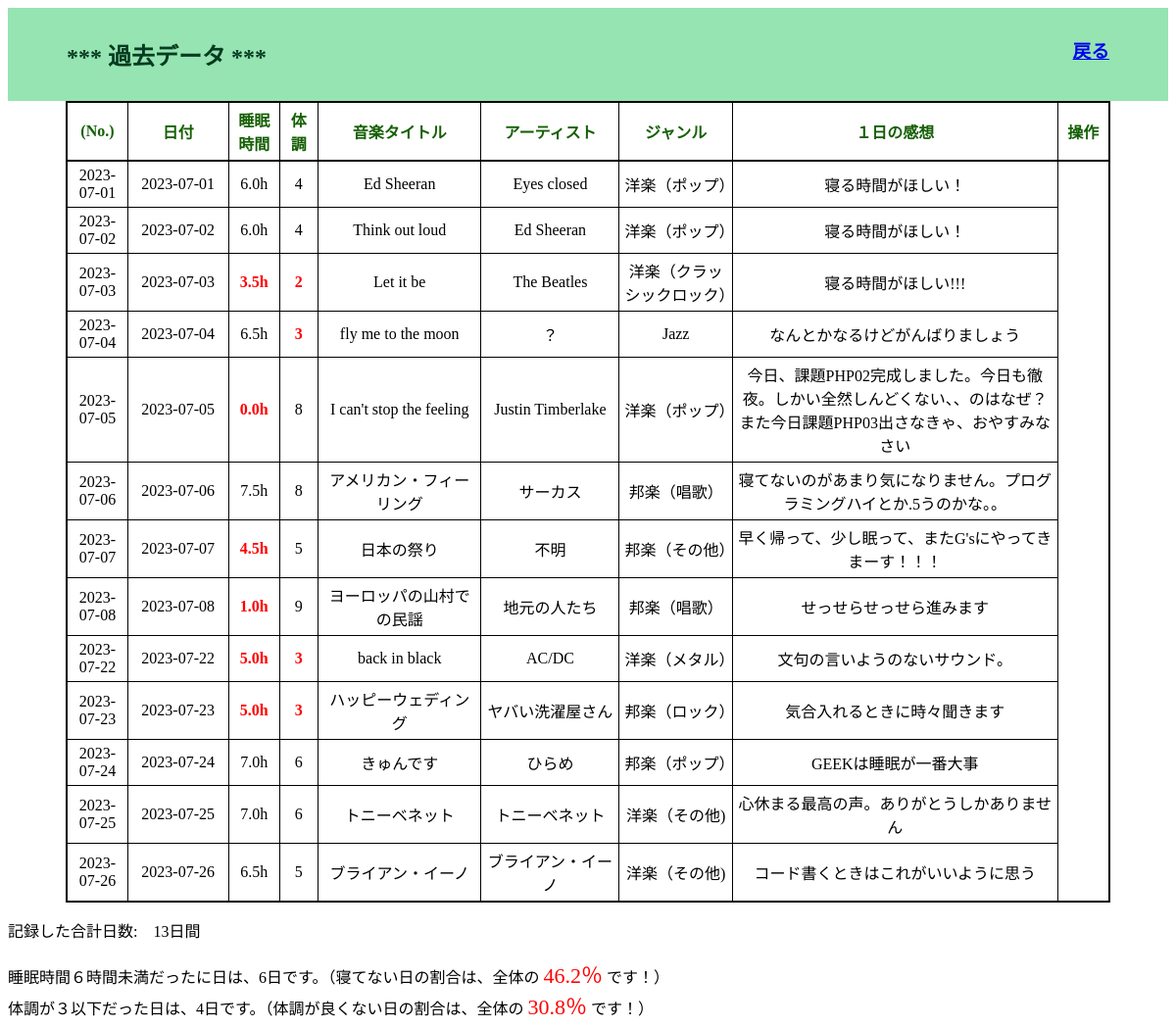
The app's page /php_kadai_05/select.php (signed in) with its own data.
### tables this page shows
CREATE TABLE IF NOT EXISTS `gs_bm_table` (
`id` int(11) NOT NULL,
  `date` date NOT NULL,
  `name` varchar(64) NOT NULL,
  `sleep_time` decimal(2,1) NOT NULL,
  `today_condition` int(12) NOT NULL,
  `music_title` varchar(128) NOT NULL,
  `artist` varchar(128) NOT NULL,
  `music_mood` varchar(128) NOT NULL,
  `content` text NOT NULL
);

### php_kadai_05/select.php (the view, shortened to what this page needs)
<!DOCTYPE html>
<html lang="ja">
<head>
  <link rel="stylesheet" href="style1.css">
</head>
<body>
<?php
$pdo = db_conn();
$stmt = $pdo->prepare('SELECT * FROM gs_bm_table');
$status = $stmt->execute();
if ($status == false) {
    sql_error($stmt);
} else {
    echo '<header><div class="header"><h2>*** 過去データ ***</h2><a href="menu.php"><h3>戻る</h3></a></header>';
    echo '<table style="width: 90%;" border="1">';
    echo '<tr>';
    echo '<th class="field" style="width: 20px;">(No.)</th>';
    echo '<th class="field" style="width: 70px;">日付</th>';
    echo '<th class="field" style="width: 30px;">睡眠時間</th>';
    echo '<th class="field" style="width: 20px;">体調</th>';
    echo '<th class="field" style="width: 120px;">音楽タイトル</th>';
    echo '<th class="field" style="width: 100px;">アーティスト</th>';
    echo '<th class="field" style="width: 80px;">ジャンル</th>';
    echo '<th class="field" style="width: 250px;">１日の感想</th>';
    echo '<th class="field" style="width: 30px;">操作</th>';
    echo '</tr>';
    $sleep_time_count = 0;
    $today_condition_count = 0;
    while ($r = $stmt->fetch(PDO::FETCH_ASSOC)) {
      echo '<tr>';
      if ($_SESSION['kanri_flg'] == 1) {
          echo '<td><a href="detail.php?id=' . $r['id'] . '">' . $r['id'] . '</a></td>';
      } else {
          echo '<td>' . $r['date'] . '</td>';
      }
      echo  '<td>' . $r['date'] . '</td>';
      if ($r['sleep_time'] < 6) {
        $sleep_time_count ++;
          echo '<td class="sleep-time">' . $r['sleep_time'] . 'h</td>';
      } else {
            echo '<td>' . $r['sleep_time'] . 'h</td>';
      }
      if ($r['today_condition'] <= 3) {
        $today_condition_count ++;
          echo '<td class="condition"><strong>' . $r['today_condition'] . '</strong></td>';
      } else {
          echo '<td>' . $r['today_condition'] . '</td>';
      }
      echo '<td>' . $r['music_title'] . '</td>';
      echo '<td>' . $r['artist'] . '</td>';
      echo '<td>' . $r['music_mood'] . '</td>';
      echo '<td>' . $r['content'] . '</td>';
      echo '</tr>';
  }
    echo '</table>';
}
$totalRows = $stmt->rowCount();
echo '<p>記録した合計日数:　' . $totalRows . '日間</p>';
$rate_bad_sleep_time =  ($sleep_time_count / $totalRows) * 100;
echo '睡眠時間６時間未満だったに日は、'. $sleep_time_count . '日です。';
echo '<span>（寝てない日の割合は、全体の </span>';
echo '<span class="result_s_time">' . number_format($rate_bad_sleep_time, 1) . '％</span>';
echo '<span> です！）</span><br>';
echo '体調が３以下だった日は、'.  $today_condition_count . '日です。';
$rate_condition_count =  ($today_condition_count / $totalRows) * 100;
echo '<span>（体調が良くない日の割合は、全体の </span>';
echo '<span class="result_s_time">' . number_format($rate_condition_count, 1) . '％</span>';
echo '<span> です！）</span><br>';
?>
</body>
</html>

### php_kadai_05/style1.css (style rules this page uses)
.header { display: flex; padding-top: 10px; height: 85px; color: rgb(5, 59, 34); background-color: rgb(150, 228, 177); }
h2 { padding-left: 60px; flex-grow: 1; }
h3 { text-align:right; flex-grow: 2; padding-right: 60px; }
.field { color: rgb(21, 95, 4); font-weight: bold; }

### php_kadai_05/select.php (style rules this page uses)
table { width: 90%; margin: 0 auto; border-collapse: collapse; border: 2px solid black; }
th, td { border: 1px solid black; padding: 5px; text-align: center; }
th.field { border-bottom: 2px solid black; }
td.sleep-time, td.condition { color: red; font-weight: bold; }
.result_s_time { font-size: 22px; color: red; }

### records on screen
gs_bm_table: date "2023-07-01", sleep_time "6.0", today_condition "4", music_title "Ed Sheeran", artist "Eyes closed", music_mood "洋楽（ポップ）", content "寝る時間がほしい！"
gs_bm_table: date "2023-07-02", sleep_time "6.0", today_condition "4", music_title "Think out loud", artist "Ed Sheeran", music_mood "洋楽（ポップ）", content "寝る時間がほしい！"
gs_bm_table: date "2023-07-03", sleep_time "3.5", today_condition "2", music_title "Let it be", artist "The Beatles", music_mood "洋楽（クラッシックロック）", content "寝る時間がほしい!!!"
gs_bm_table: date "2023-07-04", sleep_time "6.5", today_condition "3", music_title "fly me to the moon", artist "？", music_mood "Jazz", content "なんとかなるけどがんばりましょう"
gs_bm_table: date "2023-07-05", sleep_time "0.0", today_condition "8", music_title "I can't stop the feeling", artist "Justin Timberlake", music_mood "洋楽（ポップ）", content "今日、課題PHP02完成しました。今日も徹夜。しかい全然しんどくない、、のはなぜ？また今日課題PHP03出さなきゃ、おやすみなさい"
gs_bm_table: date "2023-07-06", sleep_time "7.5", today_condition "8", music_title "アメリカン・フィーリング", artist "サーカス", music_mood "邦楽（唱歌）", content "寝てないのがあまり気になりません。プログラミングハイとか.5うのかな。。"
gs_bm_table: date "2023-07-07", sleep_time "4.5", today_condition "5", music_title "日本の祭り", artist "不明", music_mood "邦楽（その他）", content "早く帰って、少し眠って、またG'sにやってきまーす！！！"
gs_bm_table: date "2023-07-08", sleep_time "1.0", today_condition "9", music_title "ヨーロッパの山村での民謡", artist "地元の人たち", music_mood "邦楽（唱歌）", content "せっせらせっせら進みます"
gs_bm_table: date "2023-07-22", sleep_time "5.0", today_condition "3", music_title "back in black", artist "AC/DC", music_mood "洋楽（メタル）", content "文句の言いようのないサウンド。"
gs_bm_table: date "2023-07-23", sleep_time "5.0", today_condition "3", music_title "ハッピーウェディング", artist "ヤバい洗濯屋さん", music_mood "邦楽（ロック）", content "気合入れるときに時々聞きます"
gs_bm_table: date "2023-07-24", sleep_time "7.0", today_condition "6", music_title "きゅんです", artist "ひらめ", music_mood "邦楽（ポップ）", content "GEEKは睡眠が一番大事"
gs_bm_table: date "2023-07-25", sleep_time "7.0", today_condition "6", music_title "トニーベネット", artist "トニーベネット", music_mood "洋楽（その他)", content "心休まる最高の声。ありがとうしかありません"
gs_bm_table: date "2023-07-26", sleep_time "6.5", today_condition "5", music_title "ブライアン・イーノ", artist "ブライアン・イーノ", music_mood "洋楽（その他)", content "コード書くときはこれがいいように思う"

### other values on screen
$totalRows "13"
$sleep_time_count "6"
$rate_bad_sleep_time "46.2"
$today_condition_count "4"
$rate_condition_count "30.8"
